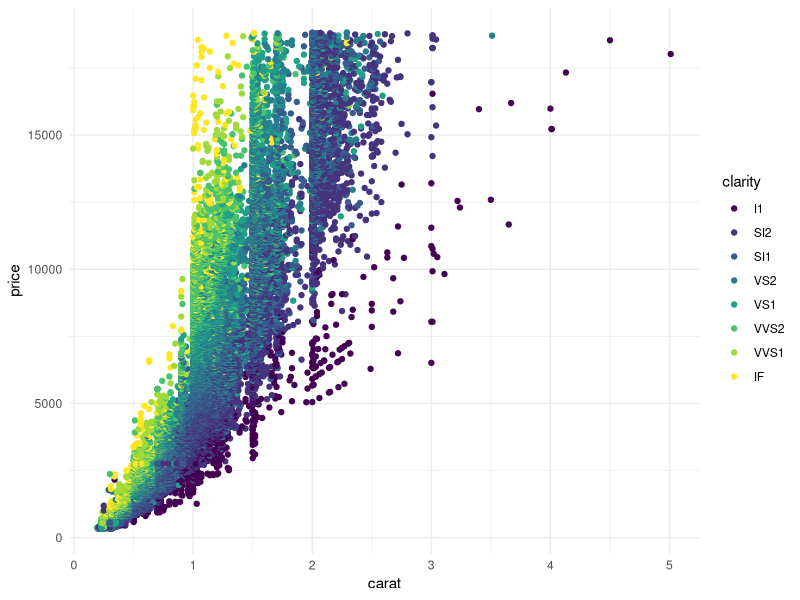
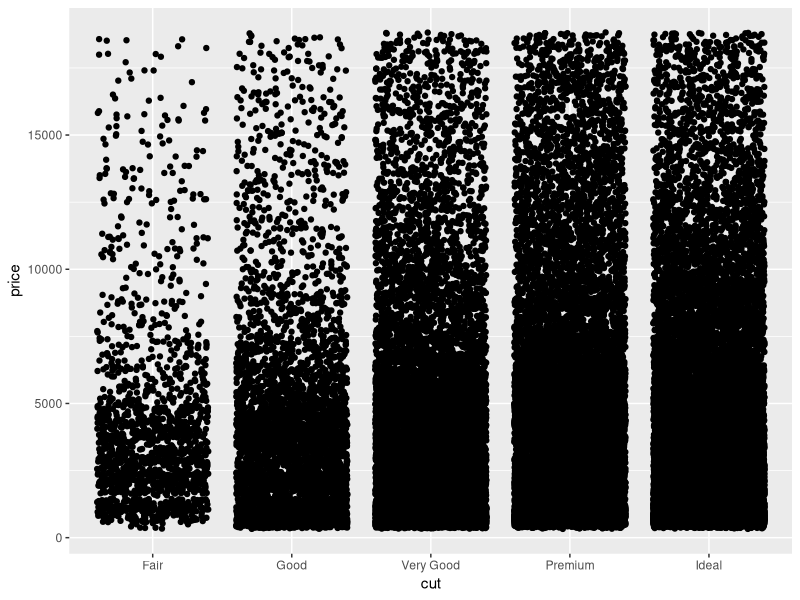
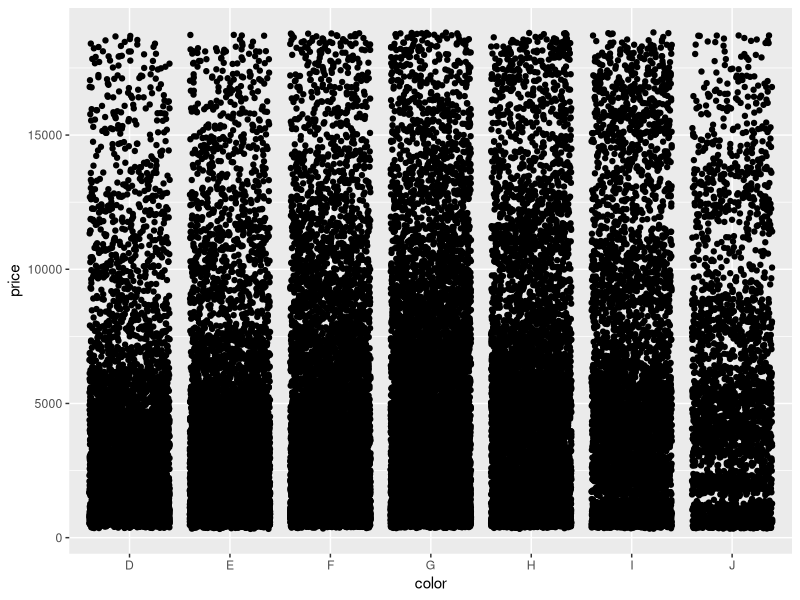
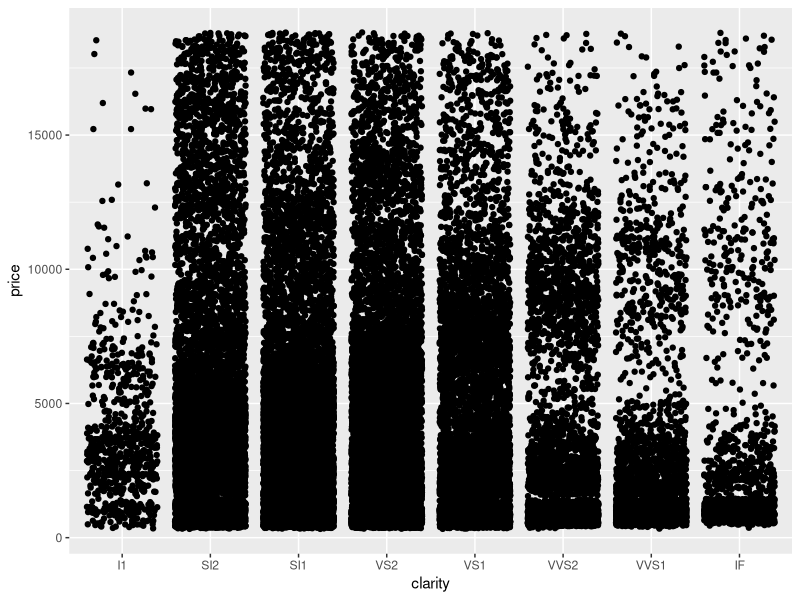

Reproduce these figures in R, in order.
## ---- chunk 1
library(ggplot2)
data(diamonds)
summary(diamonds)
## ---- chunk 2
str(diamonds)
## ---- chunk 3
summary(diamonds)
## ---- chunk 4
colSums(is.na(diamonds))
## ---- chunk 5
any(duplicated(diamonds))
## ---- chunk 6
diamonds <- diamonds[!duplicated(diamonds), ]
## ---- chunk 7
unique(diamonds$cut)
unique(diamonds$color)
unique(diamonds$clarity)
unique(diamonds$carat)
## ---- chunk 8
cor(diamonds[, c("carat", "depth", "table", "price")])
## ---- chunk 9
library(ggplot2)
ggplot(diamonds, aes(x=carat, y=price, color=clarity))+
  geom_point()+
  theme_minimal()
## ---- chunk 10
ggplot(diamonds, aes(x=cut, y=price))+
  geom_jitter()

ggplot(diamonds, aes(x=color, y=price))+
  geom_jitter()

ggplot(diamonds, aes(x=clarity, y=price))+
  geom_jitter()
